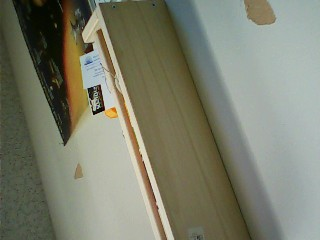
//> input picture src/bobot_camera/images/image0.jpg, 320 x 240 px, given in place of the camera
$ ./bobot_shape_detection   (built with g++ and OpenCV 4)
//> lines starting //> are read from the running program, lines starting //| are printed output that depends on the picture; after the words box and inside, x2 and y2 are one past the last pixel; in counts of white or black regions, pixels touching at a corner belong together
//https://www.opencv-srf.com/2010/09/object-detection-using-color-seperation.html
//Reminder convert to ROS 2

// Box Shape Contour Conditions
// Bobot 1 Box:
// Width: 20.5 cm
// Height: 12.5 cm

// Test Box:
// Width: 12.5 cm
// Height: 12 cm


#include <iostream>
#include "opencv2/highgui/highgui.hpp"
#include "opencv2/imgproc/imgproc.hpp"

using namespace cv;
using namespace std;

int main(int argc, char** argv)
{
    VideoCapture cap(0); // capture video from webcam

    if (!cap.isOpened()) {
        cout << "Cannot open the web cam" << endl;
        return -1;
    }

    namedWindow("Control", WINDOW_AUTOSIZE);

    int iLowH = 0, iHighH = 179;
    int iLowS = 0, iHighS = 255;
    int iLowV = 0, iHighV = 255;

    createTrackbar("LowH", "Control", &iLowH, 179);
//> slider 'LowH' is set to 35
    createTrackbar("HighH", "Control", &iHighH, 179);
    createTrackbar("LowS", "Control", &iLowS, 255);
//> slider 'LowS' is set to 51
    createTrackbar("HighS", "Control", &iHighS, 255);
    createTrackbar("LowV", "Control", &iLowV, 255);
//> slider 'LowV' is set to 51
    createTrackbar("HighV", "Control", &iHighV, 255);

    while (true) {
        Mat frame;
        bool success = cap.read(frame);
//> frame is the input picture: 240 rows x 320 cols, CV_8UC3; mean B, G, R 108.9, 126.3, 124.2
        if (!success) break;

        Mat imgHSV, imgThresholded;
        cvtColor(frame, imgHSV, COLOR_BGR2HSV);
//> imgHSV: 240 rows x 320 cols, CV_8UC3; mean H, S, V 46.4, 57.3, 129.6
        inRange(imgHSV, Scalar(iLowH, iLowS, iLowV),
                         Scalar(iHighH, iHighS, iHighV), imgThresholded);
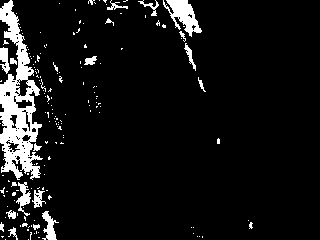
//> imgThresholded: 240 rows x 320 cols, CV_8UC1; 8% white; 167 white regions (148 under 20 px), largest, box (x1, y1, x2, y2) and area: (0, 0, 43, 180) 3539, (163, 0, 202, 37) 667, (42, 211, 59, 240) 239

        // Clean up the image
        erode(imgThresholded, imgThresholded, getStructuringElement(MORPH_RECT, Size(3, 3)));
        dilate(imgThresholded, imgThresholded, getStructuringElement(MORPH_RECT, Size(3, 3)));

        dilate(imgThresholded, imgThresholded, getStructuringElement(MORPH_RECT, Size(3, 3)));
        erode(imgThresholded, imgThresholded, getStructuringElement(MORPH_RECT, Size(3, 3)));
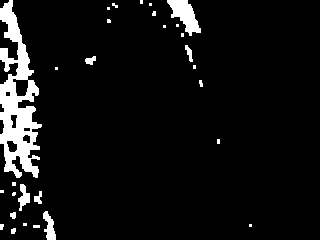
//> imgThresholded: 240 rows x 320 cols, CV_8UC1; 6.8% white; 29 white regions (17 under 20 px)

        // Contour detection
        vector<vector<Point>> contours;
        vector<Vec4i> hierarchy;
        findContours(imgThresholded, contours, hierarchy, RETR_EXTERNAL, CHAIN_APPROX_SIMPLE);
//> contours = 29 contours, 21 with area under 20; largest, box (x1, y1, x2, y2) and area: (0, 0, 42, 178) 3742, (167, 0, 201, 36) 550, (43, 211, 56, 240) 180, (18, 184, 30, 211) 140, (185, 45, 193, 62) 49, (85, 56, 96, 65) 48, (34, 191, 42, 204) 44, (10, 212, 16, 219) 24

        for (size_t i = 0; i < contours.size(); ++i) {
            double area = contourArea(contours[i]);
            if (area < 1000) continue; // Filter small contours

            vector<Point> approx;
            approxPolyDP(contours[i], approx, arcLength(contours[i], true) * 0.02, true);

            if (approx.size() == 4 && isContourConvex(approx)) {
                // Check aspect ratio to differentiate between rectangle and square
                Rect boundingBox = boundingRect(approx);
                float aspectRatio = (float)boundingBox.width / (float)boundingBox.height;

                // If aspect ratio is close to 1, it's a square
                if (abs(aspectRatio - 1) < 0.2) {
                    drawContours(frame, vector<vector<Point>>{approx}, -1, Scalar(0, 255, 0), 3);
                    putText(frame, "Square", approx[0], FONT_HERSHEY_SIMPLEX, 0.7, Scalar(255, 0, 0), 2);
                } else {
                    drawContours(frame, vector<vector<Point>>{approx}, -1, Scalar(0, 0, 255), 3);
                    putText(frame, "Rectangle", approx[0], FONT_HERSHEY_SIMPLEX, 0.7, Scalar(255, 0, 0), 2);
                }
            }
        }
//> this loop made 29 passes
//> area on passes 6, 7, 9, 11, 17, 18, 27, 29: 23.5, 180, 44.5, 140, 48, 49, 550.5, 3742

        imshow("Original", frame);
        imshow("Thresholded", imgThresholded);

        if (waitKey(30) == 27) break; // ESC to quit
//> the Esc key is pressed
    }

    return 0;
}
